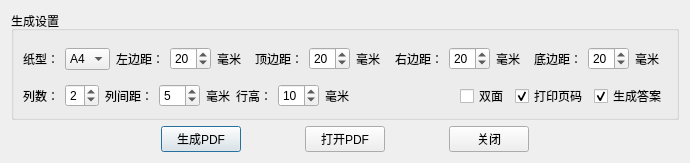
<?xml version="1.0" encoding="UTF-8"?>
<ui version="4.0">
 <class>printWindow</class>
 <widget class="QDialog" name="printWindow">
  <property name="windowModality">
   <enum>Qt::WindowModal</enum>
  </property>
  <property name="geometry">
   <rect>
    <x>0</x>
    <y>0</y>
    <width>690</width>
    <height>163</height>
   </rect>
  </property>
  <property name="windowTitle">
   <string>重新生成PDF文件</string>
  </property>
  <property name="windowOpacity">
   <double>1.000000000000000</double>
  </property>
  <property name="modal">
   <bool>true</bool>
  </property>
  <layout class="QVBoxLayout" name="verticalLayout_2">
   <item>
    <layout class="QVBoxLayout" name="verticalLayout_3">
     <item>
      <widget class="QGroupBox" name="group_page">
       <property name="title">
        <string>生成设置</string>
       </property>
       <layout class="QVBoxLayout" name="verticalLayout">
        <item>
         <layout class="QHBoxLayout" name="horizontalLayout">
          <item>
           <widget class="QLabel" name="label">
            <property name="sizePolicy">
             <sizepolicy hsizetype="Fixed" vsizetype="Preferred">
              <horstretch>0</horstretch>
              <verstretch>0</verstretch>
             </sizepolicy>
            </property>
            <property name="text">
             <string>纸型：</string>
            </property>
            <property name="buddy">
             <cstring>cmbPageSize</cstring>
            </property>
           </widget>
          </item>
          <item>
           <widget class="QComboBox" name="cmbPageSize">
            <item>
             <property name="text">
              <string>A4</string>
             </property>
            </item>
            <item>
             <property name="text">
              <string>B5</string>
             </property>
            </item>
            <item>
             <property name="text">
              <string>A3</string>
             </property>
            </item>
           </widget>
          </item>
          <item>
           <widget class="QLabel" name="label_2">
            <property name="sizePolicy">
             <sizepolicy hsizetype="Fixed" vsizetype="Preferred">
              <horstretch>0</horstretch>
              <verstretch>0</verstretch>
             </sizepolicy>
            </property>
            <property name="text">
             <string>左边距：</string>
            </property>
            <property name="buddy">
             <cstring>spbLeftPadding</cstring>
            </property>
           </widget>
          </item>
          <item>
           <widget class="QSpinBox" name="spbLeftPadding">
            <property name="value">
             <number>20</number>
            </property>
           </widget>
          </item>
          <item>
           <widget class="QLabel" name="label_3">
            <property name="text">
             <string>毫米</string>
            </property>
            <property name="buddy">
             <cstring>spbLeftPadding</cstring>
            </property>
           </widget>
          </item>
          <item>
           <widget class="QLabel" name="label_4">
            <property name="sizePolicy">
             <sizepolicy hsizetype="Fixed" vsizetype="Preferred">
              <horstretch>0</horstretch>
              <verstretch>0</verstretch>
             </sizepolicy>
            </property>
            <property name="text">
             <string>顶边距：</string>
            </property>
            <property name="buddy">
             <cstring>spbTopPadding</cstring>
            </property>
           </widget>
          </item>
          <item>
           <widget class="QSpinBox" name="spbTopPadding">
            <property name="value">
             <number>20</number>
            </property>
           </widget>
          </item>
          <item>
           <widget class="QLabel" name="label_5">
            <property name="text">
             <string>毫米</string>
            </property>
            <property name="buddy">
             <cstring>spbTopPadding</cstring>
            </property>
           </widget>
          </item>
          <item>
           <widget class="QLabel" name="label_9">
            <property name="sizePolicy">
             <sizepolicy hsizetype="Fixed" vsizetype="Preferred">
              <horstretch>0</horstretch>
              <verstretch>0</verstretch>
             </sizepolicy>
            </property>
            <property name="text">
             <string>右边距：</string>
            </property>
            <property name="buddy">
             <cstring>spbRightPadding</cstring>
            </property>
           </widget>
          </item>
          <item>
           <widget class="QSpinBox" name="spbRightPadding">
            <property name="value">
             <number>20</number>
            </property>
           </widget>
          </item>
          <item>
           <widget class="QLabel" name="label_8">
            <property name="text">
             <string>毫米</string>
            </property>
            <property name="buddy">
             <cstring>spbRightPadding</cstring>
            </property>
           </widget>
          </item>
          <item>
           <widget class="QLabel" name="label_7">
            <property name="sizePolicy">
             <sizepolicy hsizetype="Fixed" vsizetype="Preferred">
              <horstretch>0</horstretch>
              <verstretch>0</verstretch>
             </sizepolicy>
            </property>
            <property name="text">
             <string>底边距：</string>
            </property>
            <property name="buddy">
             <cstring>spbBottomPadding</cstring>
            </property>
           </widget>
          </item>
          <item>
           <widget class="QSpinBox" name="spbBottomPadding">
            <property name="value">
             <number>20</number>
            </property>
           </widget>
          </item>
          <item>
           <widget class="QLabel" name="label_6">
            <property name="text">
             <string>毫米</string>
            </property>
            <property name="buddy">
             <cstring>spbBottomPadding</cstring>
            </property>
           </widget>
          </item>
         </layout>
        </item>
        <item>
         <layout class="QHBoxLayout" name="horizontalLayout_2">
          <item>
           <widget class="QLabel" name="label_12">
            <property name="sizePolicy">
             <sizepolicy hsizetype="Fixed" vsizetype="Preferred">
              <horstretch>0</horstretch>
              <verstretch>0</verstretch>
             </sizepolicy>
            </property>
            <property name="text">
             <string>列数：</string>
            </property>
            <property name="buddy">
             <cstring>spbColumns</cstring>
            </property>
           </widget>
          </item>
          <item>
           <widget class="QSpinBox" name="spbColumns">
            <property name="sizePolicy">
             <sizepolicy hsizetype="Preferred" vsizetype="Fixed">
              <horstretch>0</horstretch>
              <verstretch>0</verstretch>
             </sizepolicy>
            </property>
            <property name="minimum">
             <number>1</number>
            </property>
            <property name="maximum">
             <number>5</number>
            </property>
            <property name="value">
             <number>2</number>
            </property>
           </widget>
          </item>
          <item>
           <widget class="QLabel" name="label_16">
            <property name="sizePolicy">
             <sizepolicy hsizetype="Fixed" vsizetype="Preferred">
              <horstretch>0</horstretch>
              <verstretch>0</verstretch>
             </sizepolicy>
            </property>
            <property name="text">
             <string>列间距：</string>
            </property>
            <property name="buddy">
             <cstring>spbColMargin</cstring>
            </property>
           </widget>
          </item>
          <item>
           <widget class="QSpinBox" name="spbColMargin">
            <property name="value">
             <number>5</number>
            </property>
           </widget>
          </item>
          <item>
           <widget class="QLabel" name="label_18">
            <property name="text">
             <string>毫米</string>
            </property>
            <property name="buddy">
             <cstring>lineHeight</cstring>
            </property>
           </widget>
          </item>
          <item>
           <widget class="QLabel" name="label_19">
            <property name="sizePolicy">
             <sizepolicy hsizetype="Fixed" vsizetype="Preferred">
              <horstretch>0</horstretch>
              <verstretch>0</verstretch>
             </sizepolicy>
            </property>
            <property name="text">
             <string>行高：</string>
            </property>
            <property name="buddy">
             <cstring>lineHeight</cstring>
            </property>
           </widget>
          </item>
          <item>
           <widget class="QSpinBox" name="lineHeight">
            <property name="minimum">
             <number>1</number>
            </property>
            <property name="value">
             <number>10</number>
            </property>
           </widget>
          </item>
          <item>
           <widget class="QLabel" name="label_15">
            <property name="sizePolicy">
             <sizepolicy hsizetype="Expanding" vsizetype="Preferred">
              <horstretch>0</horstretch>
              <verstretch>0</verstretch>
             </sizepolicy>
            </property>
            <property name="text">
             <string>毫米</string>
            </property>
            <property name="buddy">
             <cstring>d_page</cstring>
            </property>
           </widget>
          </item>
          <item>
           <widget class="QCheckBox" name="d_page">
            <property name="text">
             <string>双面</string>
            </property>
           </widget>
          </item>
          <item>
           <widget class="QCheckBox" name="printPageNumber">
            <property name="text">
             <string>打印页码</string>
            </property>
            <property name="checked">
             <bool>true</bool>
            </property>
           </widget>
          </item>
          <item>
           <widget class="QCheckBox" name="createAnswer">
            <property name="text">
             <string>生成答案</string>
            </property>
            <property name="checked">
             <bool>true</bool>
            </property>
           </widget>
          </item>
         </layout>
        </item>
       </layout>
      </widget>
     </item>
    </layout>
   </item>
   <item>
    <layout class="QHBoxLayout" name="horizontalLayout_4">
     <item>
      <spacer name="horizontalSpacer_2">
       <property name="orientation">
        <enum>Qt::Horizontal</enum>
       </property>
       <property name="sizeHint" stdset="0">
        <size>
         <width>40</width>
         <height>20</height>
        </size>
       </property>
      </spacer>
     </item>
     <item>
      <widget class="QPushButton" name="btnCreate">
       <property name="sizePolicy">
        <sizepolicy hsizetype="Fixed" vsizetype="Fixed">
         <horstretch>0</horstretch>
         <verstretch>0</verstretch>
        </sizepolicy>
       </property>
       <property name="text">
        <string>生成PDF</string>
       </property>
      </widget>
     </item>
     <item>
      <spacer name="horizontalSpacer">
       <property name="orientation">
        <enum>Qt::Horizontal</enum>
       </property>
       <property name="sizeType">
        <enum>QSizePolicy::Fixed</enum>
       </property>
       <property name="sizeHint" stdset="0">
        <size>
         <width>58</width>
         <height>20</height>
        </size>
       </property>
      </spacer>
     </item>
     <item>
      <widget class="QPushButton" name="btnOpenPDF">
       <property name="sizePolicy">
        <sizepolicy hsizetype="Fixed" vsizetype="Fixed">
         <horstretch>0</horstretch>
         <verstretch>0</verstretch>
        </sizepolicy>
       </property>
       <property name="text">
        <string>打开PDF</string>
       </property>
      </widget>
     </item>
     <item>
      <spacer name="horizontalSpacer_4">
       <property name="orientation">
        <enum>Qt::Horizontal</enum>
       </property>
       <property name="sizeType">
        <enum>QSizePolicy::Fixed</enum>
       </property>
       <property name="sizeHint" stdset="0">
        <size>
         <width>58</width>
         <height>20</height>
        </size>
       </property>
      </spacer>
     </item>
     <item>
      <widget class="QPushButton" name="btnClose">
       <property name="text">
        <string>关闭</string>
       </property>
      </widget>
     </item>
     <item>
      <spacer name="horizontalSpacer_3">
       <property name="orientation">
        <enum>Qt::Horizontal</enum>
       </property>
       <property name="sizeHint" stdset="0">
        <size>
         <width>40</width>
         <height>20</height>
        </size>
       </property>
      </spacer>
     </item>
    </layout>
   </item>
  </layout>
 </widget>
 <resources/>
 <connections>
  <connection>
   <sender>btnClose</sender>
   <signal>clicked()</signal>
   <receiver>printWindow</receiver>
   <slot>close()</slot>
   <hints>
    <hint type="sourcelabel">
     <x>601</x>
     <y>152</y>
    </hint>
    <hint type="destinationlabel">
     <x>806</x>
     <y>162</y>
    </hint>
   </hints>
  </connection>
 </connections>
</ui>
